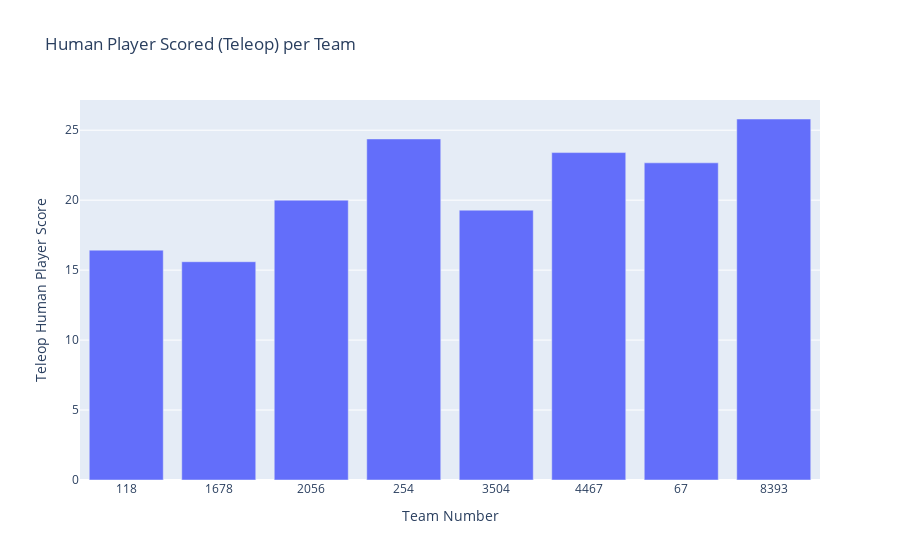

This figure's notebook cell:
### Code cell
fig = px.bar(avg_overall, y="Teleop Human Player Score", title="Human Player Scored (Teleop) per Team")
fig.show()

### Figure 1 — Plotly figure (JSON) as saved in the notebook; plotly's stock layout.template omitted (floating-point values rounded to 4 significant figures)
{"data": [{"hovertemplate": "Team Number=%{x}<br>Teleop Human Player Score=%{y}<extra></extra>", "legendgroup": "", "marker": {"color": "#636efa", "pattern": {"shape": ""}}, "name": "", "orientation": "v", "showlegend": false, "textposition": "auto", "type": "bar", "x": ["118", "1678", "2056", "254", "3504", "4467", "67", "8393"], "xaxis": "x", "y": [16.43, 15.6, 20.0, 24.38, 19.29, 23.4, 22.67, 25.8], "yaxis": "y"}], "layout": {"barmode": "relative", "legend": {"tracegroupgap": 0}, "title": {"text": "Human Player Scored (Teleop) per Team"}, "xaxis": {"anchor": "y", "domain": [0, 1], "title": {"text": "Team Number"}}, "yaxis": {"anchor": "x", "domain": [0, 1], "title": {"text": "Teleop Human Player Score"}}}}
